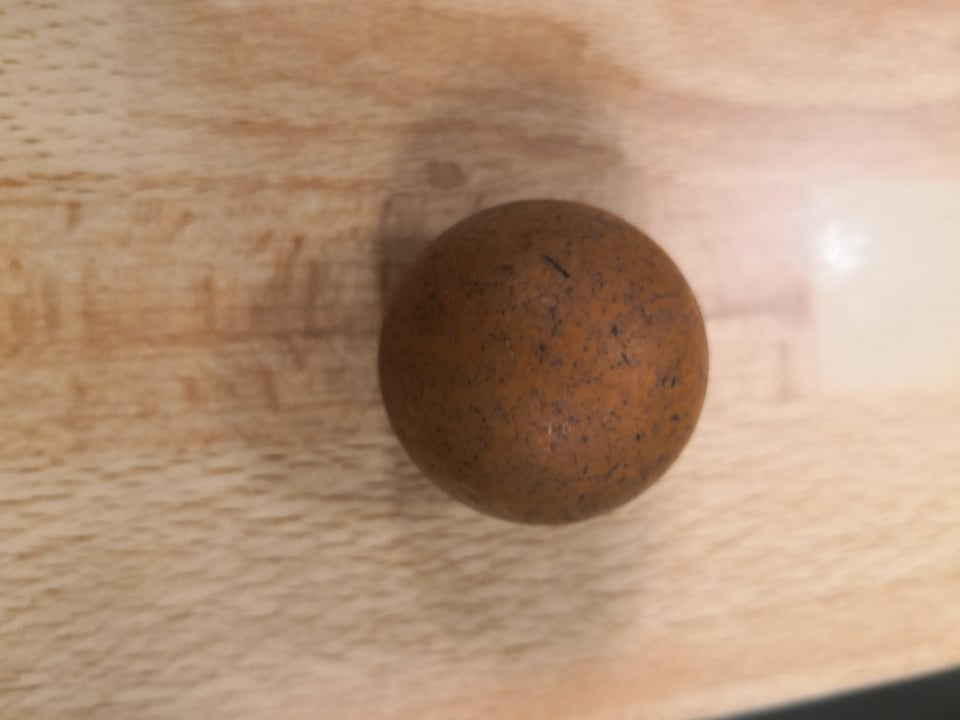
#> input picture ball.jpg, 960 x 720 px
$ python sliderMask.py ball.jpg
#> lines starting #> are read from the running program, lines starting #| are printed output that depends on the picture; after the words box and inside, x2 and y2 are one past the last pixel; in counts of white or black regions, pixels touching at a corner belong together
import cv2
import sys
import numpy as np

def nothing(x):
    pass

useCamera=False

# Check if filename is passed
if (len(sys.argv) <= 1) :
    print("'Usage: python hsvThresholder.py <ImageFilePath>' to ignore camera and use a local image.")
    useCamera = True

# Create a window
cv2.namedWindow('image')
cv2.namedWindow('image2')

# create trackbars for color change
cv2.createTrackbar('HMin','image2',0,179,nothing) # Hue is from 0-179 for Opencv
cv2.createTrackbar('SMin','image2',0,255,nothing)
cv2.createTrackbar('VMin','image2',0,255,nothing)
cv2.createTrackbar('HMax','image2',0,179,nothing)
cv2.createTrackbar('SMax','image2',0,255,nothing)
cv2.createTrackbar('VMax','image2',0,255,nothing)

# Set default value for MAX HSV trackbars.
cv2.setTrackbarPos('HMin', 'image2', 0)
cv2.setTrackbarPos('SMin', 'image2', 128)
cv2.setTrackbarPos('VMin', 'image2', 102)
cv2.setTrackbarPos('HMax', 'image2', 72)
cv2.setTrackbarPos('SMax', 'image2', 215)
cv2.setTrackbarPos('VMax', 'image2', 221)

# Initialize to check if HSV min/max value changes
hMin = sMin = vMin = hMax = sMax = vMax = 0
phMin = psMin = pvMin = phMax = psMax = pvMax = 0

# Output Image to display
if useCamera:
    cap = cv2.VideoCapture('video5.mp4')
    # Wait longer to prevent freeze for videos.
    waitTime = 10
else:
    img = cv2.imread(sys.argv[1])
#> img is the input picture: shape (720, 960, 3); mean B, G, R 121.8, 147, 178.8
    output = img
    waitTime = 33

while(1):

    if useCamera:
        # Capture frame-by-frame
        ret, img = cap.read()
        output = img

    # get current positions of all trackbars
    hMin = cv2.getTrackbarPos('HMin','image2')
    sMin = cv2.getTrackbarPos('SMin','image2')
    vMin = cv2.getTrackbarPos('VMin','image2')

    hMax = cv2.getTrackbarPos('HMax','image2')
    sMax = cv2.getTrackbarPos('SMax','image2')
    vMax = cv2.getTrackbarPos('VMax','image2')

    # Set minimum and max HSV values to display
    lower = np.array([hMin, sMin, vMin])
    upper = np.array([hMax, sMax, vMax])

    # Create HSV Image and threshold into a range.
    hsv = cv2.cvtColor(img, cv2.COLOR_BGR2HSV)
#> hsv: shape (720, 960, 3); mean H, S, V 13.4, 88, 178.9
    mask = cv2.inRange(hsv, lower, upper)
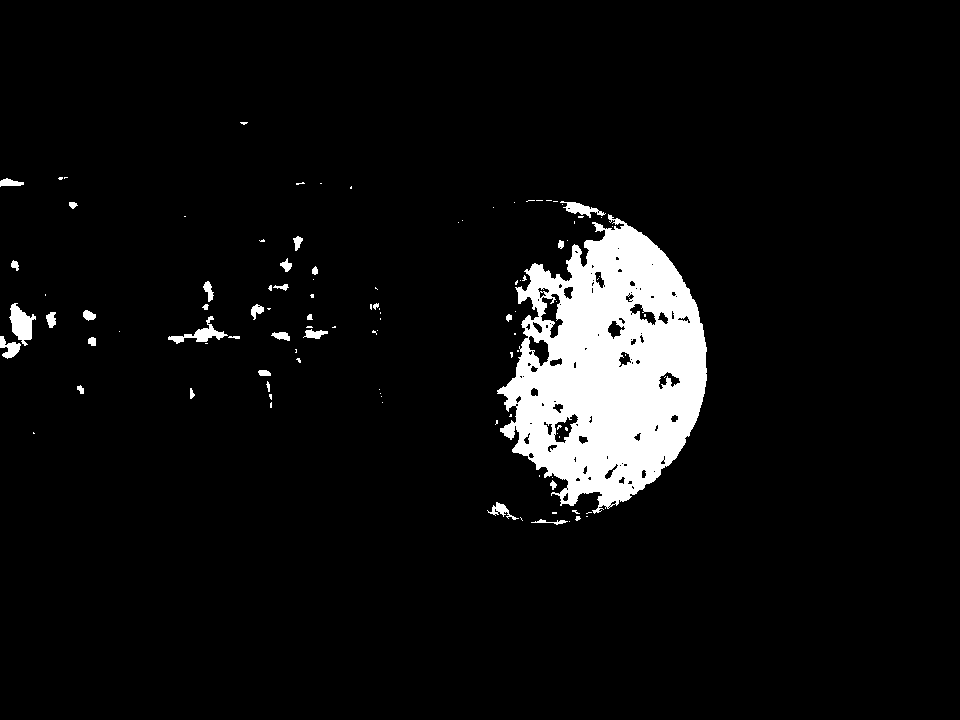
#> mask: shape (720, 960); 6.1% white; 107 white regions (74 under 20 px), largest, box (x1, y1, x2, y2) and area: (497, 214, 707, 514) 38111, (9, 303, 36, 346) 624, (168, 316, 228, 344) 465
    output = cv2.bitwise_and(img,img, mask= mask)
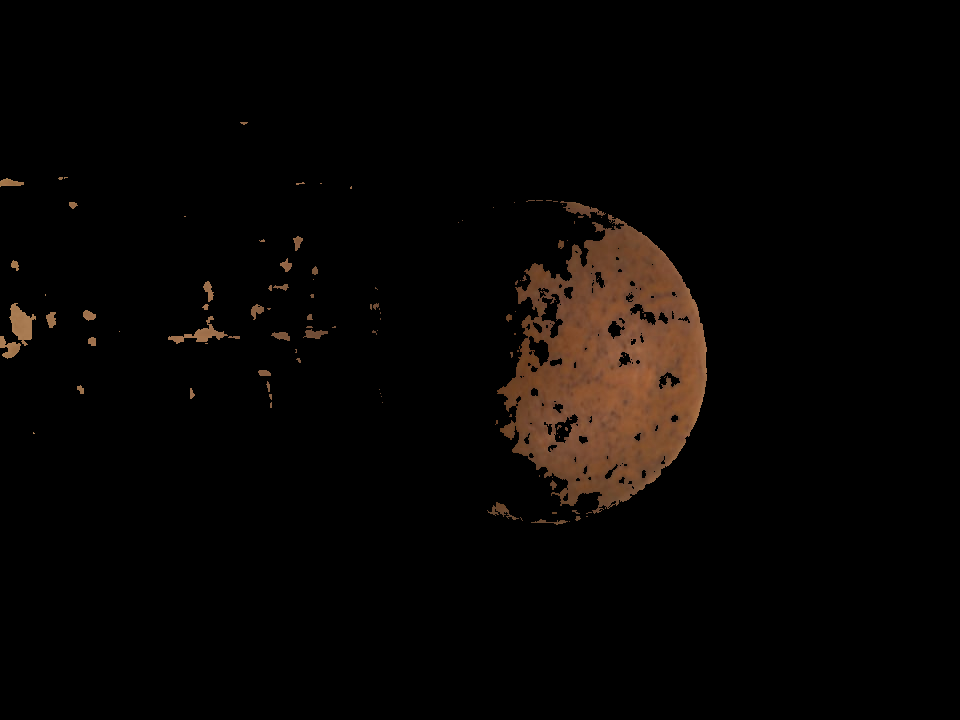
#> output: shape (720, 960, 3); mean B, G, R 3.2, 4.9, 7.6

    # Print if there is a change in HSV value
    if( (phMin != hMin) | (psMin != sMin) | (pvMin != vMin) | (phMax != hMax) | (psMax != sMax) | (pvMax != vMax) ):
        print("(hMin = %d , sMin = %d, vMin = %d), (hMax = %d , sMax = %d, vMax = %d)" % (hMin , sMin , vMin, hMax, sMax , vMax))
        phMin = hMin
        psMin = sMin
        pvMin = vMin
        phMax = hMax
        psMax = sMax
        pvMax = vMax

    # Display output image
    cv2.imshow('image',output)

    # Wait longer to prevent freeze for videos.
    if cv2.waitKey(waitTime) & 0xFF == ord('q'):
#> (key q is pressed here)
        break

# Release resources
if useCamera:
    cap.release()
cv2.destroyAllWindows()
